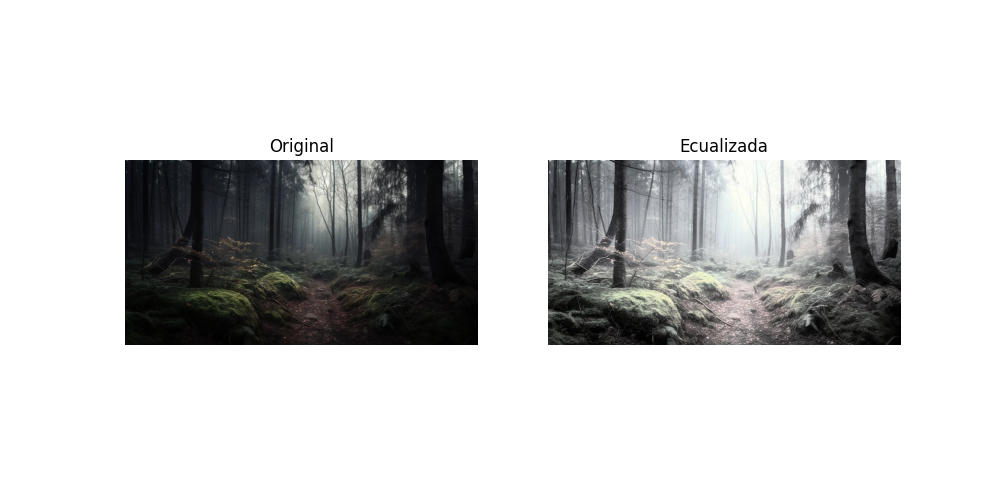
#> input picture imgs/2/contraste ajustado 2024-11-11 00-50-39-026349.png, 1000 x 500 px
$ python -i fotoapp.py   (imports and definitions only)
#> lines starting #> are read from the running program, lines starting #| are printed output that depends on the picture
# fotoapp.py
from PIL import Image, ImageFilter
import requests
from io import BytesIO
import cv2
import numpy as np
from matplotlib import pyplot as plt
from datetime import datetime
# 1 anda
# [20 lines left out: function redimensionarImagen, not called in this run]

# 2 anda
def ajustarContraste(img):
    imgNP = np.array(img)
    # RGB A YUV
    imgYUV = cv2.cvtColor(imgNP, cv2.COLOR_RGB2YUV)
#> imgYUV: shape (500, 1000, 3); mean of channels 0, 1, 2 210.4, 128, 127.8
    # Histoframa
    imgYUV[:, :, 0] = cv2.equalizeHist(imgYUV[:, :, 0])
#> imgYUV: shape (500, 1000, 3); mean of channels 0, 1, 2 196.7, 128, 127.8
    #YUV a RGB
    imgEcu = cv2.cvtColor(imgYUV, cv2.COLOR_YUV2RGB)
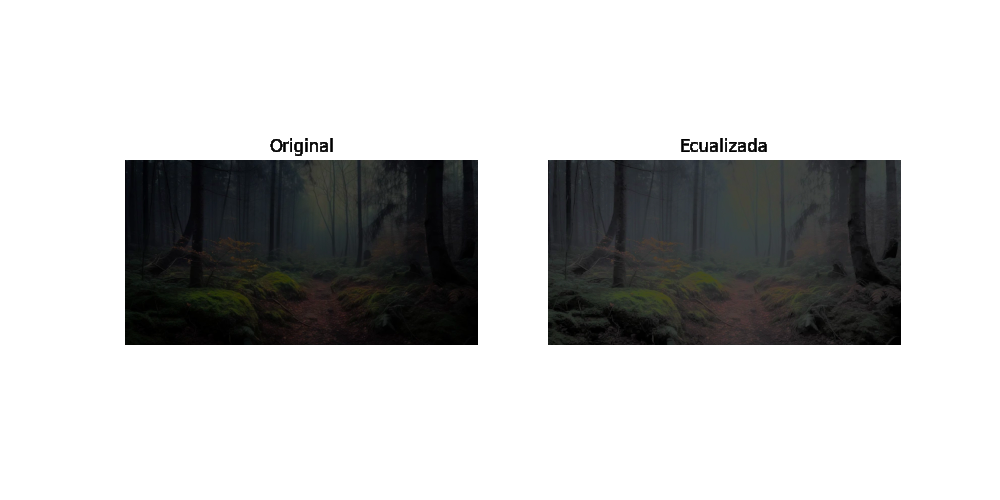
#> imgEcu: shape (500, 1000, 3); mean R, G, B 196.5, 196.9, 196.7
    plt.figure(figsize=(10, 5))
    plt.subplot(1, 2, 1)
    plt.title("Original")
    plt.imshow(imgNP)
    plt.axis('off')

    plt.subplot(1, 2, 2)

    plt.title("Ecualizada")
    plt.imshow(imgEcu)
    plt.axis('off')
    fecha = datetime.now().strftime("%Y-%m-%d %H-%M-%S-%f") #Lo guardo por fecha asi no se reescribe, me parecia mas facil que un contador
    plt.savefig(f"imgs/2/contraste ajustado {fecha}.png")
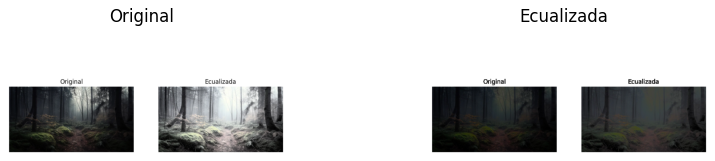
#> figure drawn by matplotlib, 2 panels

    plt.show()

    return imgEcu

# 3 anda
# [114 lines left out: functions aplicarFiltro, crearBoceto, menu, not called in this run]

# [2 lines not run here, left out]

>>> import cv2
>>> picture = cv2.cvtColor(cv2.imread('imgs/2/contraste ajustado 2024-11-11 00-50-39-026349.png'), cv2.COLOR_BGR2RGB)
>>> result = ajustarContraste(picture)
